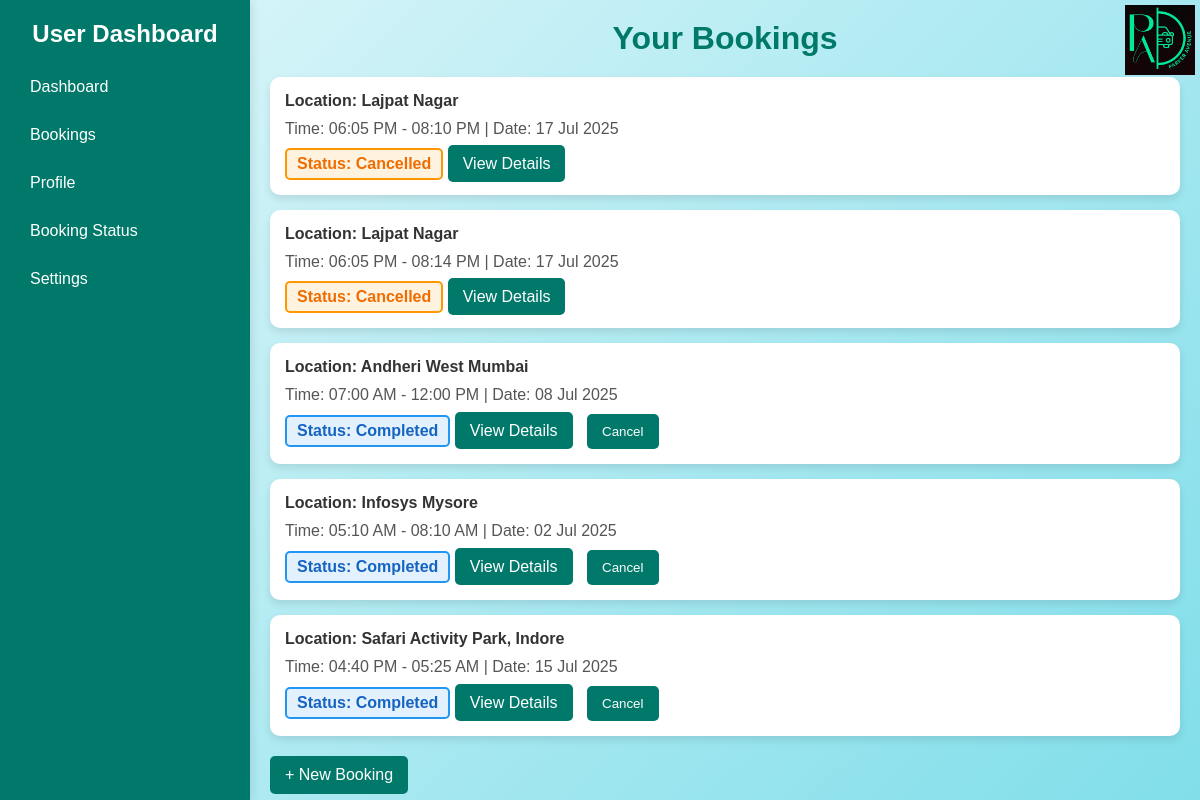
Page /user_bookings (signed in) on the committed database.
### models.py (models this page shows, shortened)
class Reservation(db.Model):
    id = db.Column(db.Integer, primary_key=True)
    spot_id = db.Column(db.Integer, db.ForeignKey('parking_spot.id'), nullable=False)
    user_id = db.Column(db.Integer, db.ForeignKey('user.id'), nullable=False)
    parking_timestamp = db.Column(db.DateTime, default=datetime.utcnow)
    leaving_timestamp = db.Column(db.DateTime, nullable=True)
    cost_per_hour = db.Column(db.Float, nullable=False)
    total_cost = db.Column(db.Float, default=0.0)
    status = db.Column(db.String(20), default='Pending')

class ParkingLot(db.Model):
    id = db.Column(db.Integer, primary_key=True)
    prime_location_name = db.Column(db.String(150), nullable=False)
    price_per_hour = db.Column(db.Float, nullable=False)
    address = db.Column(db.String(200), nullable=False)
    pin_code = db.Column(db.String(12), nullable=False)
    max_spots = db.Column(db.Integer, nullable=False)
    spots = db.relationship('ParkingSpot', backref='lot', lazy=True)

### app.py (the view)
@app.route('/user_bookings')
@login_required
def user_bookings():
    user = User.query.get(session['user_id'])
    reservations = Reservation.query.filter_by(user_id=session['user_id']).all()
    return render_template('user_bookings.html', reservations=reservations, now=datetime.utcnow(), user=user)

### app.py (called while the page is built)
def login_required(f):
    @wraps(f)
    def decorated_function(*args, **kwargs):
        if 'user_id' not in session:
            flash('Please log in first', 'danger')
            return redirect(url_for('user_login'))
        return f(*args, **kwargs)
    return decorated_function

### templates/user_bookings.html (shortened to what this page needs)
<!DOCTYPE html>
<html lang="en">
<head>
</head>
<body>
  <div class="sidebar">
    <h2>User Dashboard</h2>
    <a href="{{ url_for('user_dashboard') }}">Dashboard</a>
    <a href="{{ url_for('user_bookings') }}">Bookings</a>
    <a href="{{ url_for('user_profile') }}">Profile</a>
    {% if reservations and reservations|length > 0 %}
      <a href="{{ url_for('book_status', booking_id=reservations[0].id) }}">Booking Status</a>
    {% else %}
      <span><b>No bookings yet</b></span>
    {% endif %}
    <a href="{{ url_for('settings') }}">Settings</a>
  </div>
  <div class="main-content">
    <div class="logo-container">
      <img src="{{ url_for('static', filename='../static/images/parker_avenue_logo.png') }}" alt=" ">
    </div>
    <h1>Your Bookings</h1>
    <div class="booking-list">
      {% if reservations and reservations|length > 0 %}
        {% for booking in reservations %}
          <div class="booking-card">
            <h4>Location: {{ booking.spot.lot.prime_location_name }}</h4>
            <p>
              Time: {{ booking.parking_timestamp.strftime('%I:%M %p') }}
              {% if booking.leaving_timestamp %}
                - {{ booking.leaving_timestamp.strftime('%I:%M %p') }}
              {% endif %}
              | Date: {{ booking.parking_timestamp.strftime('%d %b %Y') }}
            </p>
            {% if booking.status == "Rejected" %}
              <span class="status rejected-status">Status: Rejected</span>
            {% elif booking.status == "Cancelled" %}
              <span class="status cancelled-status">Status: Cancelled</span>
            {% elif booking.leaving_timestamp and booking.leaving_timestamp.date() < now.date() %}
              <span class="status completed-status">Status: Completed</span>
            {% else %}
              <span class="status confirmed-status">Status: Confirmed</span>
            {% endif %}
            <a class="btn" href="{{ url_for('book_status', booking_id=booking.id) }}">View Details</a>
            {% if booking.status not in ["Completed", "Cancelled", "Rejected"] %}
              <form action="{{ url_for('cancel_booking', booking_id=booking.id) }}" method="post" style="display:inline;">
                <button class="btn cancel-btn" type="submit" onclick="return confirm('Cancel this booking?');">Cancel</button>
              </form>
            {% endif %}
          </div>
        {% endfor %}
      {% else %}
        <p>No bookings found.</p>
      {% endif %}
    </div>
    <div class="new-booking">
      <a class="btn new-booking" href="{{ url_for('booking_process') }}">+ New Booking</a>
    </div>
  </div>
</body>
</html>

### templates/user_bookings.html (style rules this page uses)
* { margin: 0; padding: 0; box-sizing: border-box; }
body { font-family: 'Arial', sans-serif; display: flex; background: linear-gradient(135deg, #e0f7fa, #80deea); height: 100vh; }
.sidebar { width: 250px; background-color: #00796b; color: white; padding: 20px; box-shadow: 2px 0 10px rgba(0, 0, 0, 0.1); }
.sidebar h2 { margin-bottom: 20px; font-size: 1.5rem; text-align: center; }
.sidebar a { display: block; color: white; text-decoration: none; padding: 10px; margin-bottom: 10px; transition: background-color 0.3s; }
.main-content { flex: 1; padding: 20px; }
.main-content h1 { color: #00796b; margin-bottom: 20px; text-align: center; }
.booking-list { display: flex; flex-direction: column; gap: 15px; }
.booking-card { background-color: #fff; border-radius: 10px; padding: 15px; box-shadow: 0 4px 8px rgba(0, 0, 0, 0.1); transition: transform 0.3s; }
.booking-card h4 { color: #333; margin-bottom: 10px; }
.booking-card p { color: #555; margin-bottom: 10px; }
.status { font-weight: bold; padding: 5px 10px; border-radius: 5px; display: inline-block; }
.completed-status { background-color: #e3f0fd; color: #1565c0; border: 2px solid #2196f3; }
.cancelled-status { background-color: #fff3e0; color: #ef6c00; border: 2px solid #ff9800; }
.cancel-btn { background-color: #ef6c00; margin-left: 10px; }
.btn { background-color: #00796b; color: white; border: none; padding: 10px 15px; border-radius: 5px; cursor: pointer; transition: background-color 0.3s; text-decoration: none; }
.btn.new-booking { margin-top: 20px; display: inline-block; }
.logo-container { position: absolute; top: 5px; right: 5px; text-align: right; }
.logo-container img { height: auto; width: 70px; }

### rows in the picture
Reservation: spot.lot.prime_location_name "Lajpat Nagar", parking_timestamp "06:05 PM", leaving_timestamp "08:10 PM", parking_timestamp "17 Jul 2025", status "Status: Cancelled"
Reservation: spot.lot.prime_location_name "Lajpat Nagar", parking_timestamp "06:05 PM", leaving_timestamp "08:14 PM", parking_timestamp "17 Jul 2025", status "Status: Cancelled"
Reservation: spot.lot.prime_location_name "Andheri West Mumbai", parking_timestamp "07:00 AM", leaving_timestamp "12:00 PM", parking_timestamp "08 Jul 2025", status "Status: Completed"
Reservation: spot.lot.prime_location_name "Infosys Mysore", parking_timestamp "05:10 AM", leaving_timestamp "08:10 AM", parking_timestamp "02 Jul 2025", status "Status: Completed"
Reservation: spot.lot.prime_location_name "Safari Activity Park, Indore", parking_timestamp "04:40 PM", leaving_timestamp "05:25 AM", parking_timestamp "15 Jul 2025", status "Status: Completed"
